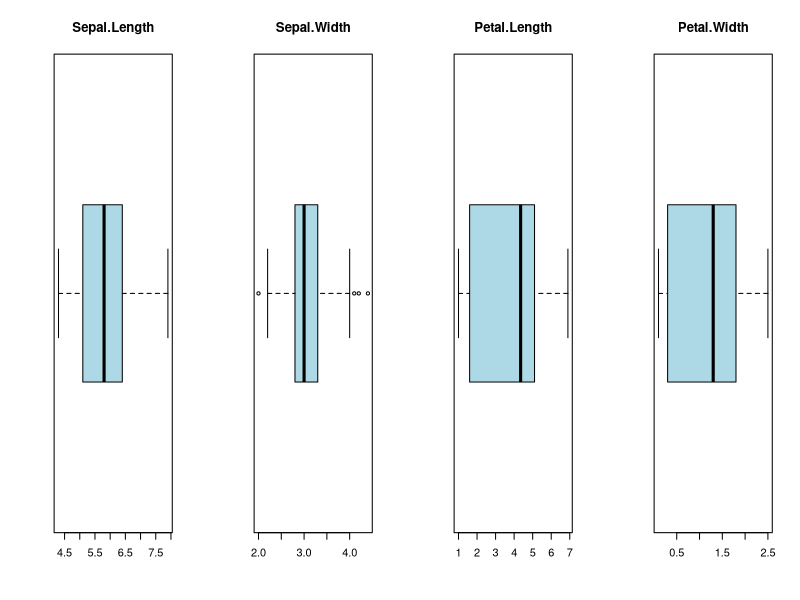
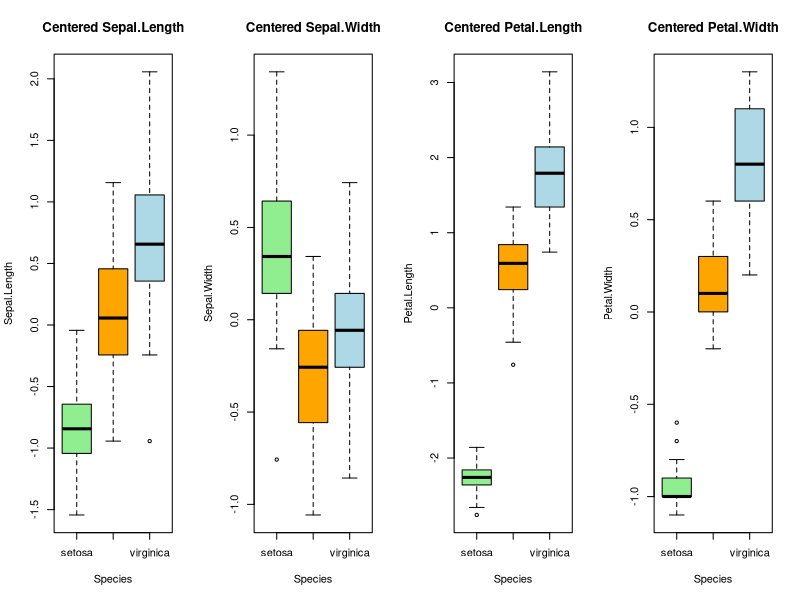
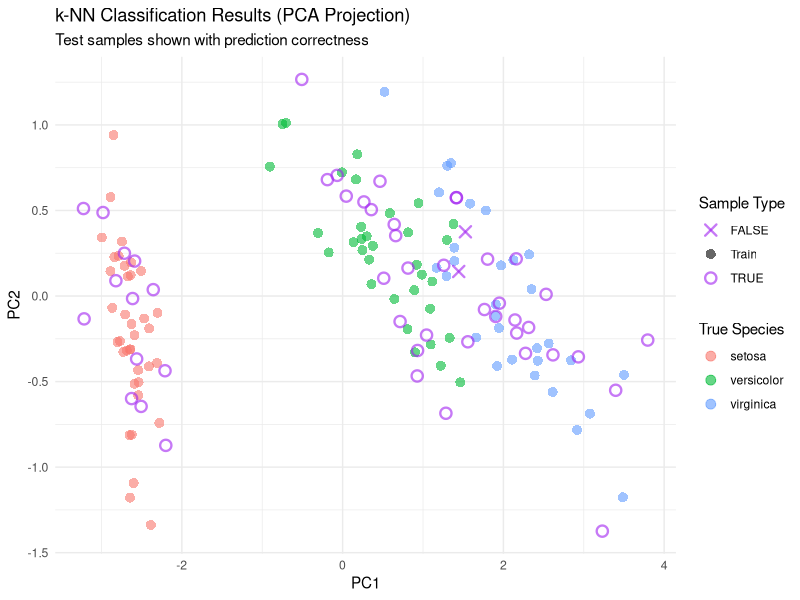

Write the R code that produced these figures, in order.
## ---- chunk 1
knitr::opts_chunk$set(echo = TRUE)
## ---- chunk 2
data(iris)

# Overview
head(iris)
str(iris)
summary(iris)

## ---- chunk 3
# Select numeric features
iris_numeric <- iris[, 1:4]

# Boxplots of raw (uncentered) data
par(mfrow = c(1, 4))
for (col in names(iris_numeric)) {
  boxplot(iris_numeric[[col]],
          main = col,
          col = "lightblue",
          horizontal = TRUE)
}

## ---- chunk 4
iris_centered <- scale(iris_numeric, center = TRUE, scale = FALSE)
iris_centered_df <- data.frame(iris_centered, Species = iris$Species)

# Boxplots per feature by species
par(mfrow = c(1, 4))
for (col in names(iris_centered_df)[1:4]) {
  boxplot(
    iris_centered_df[[col]] ~ iris_centered_df$Species,
    col = c("lightgreen", "orange", "lightblue"),
    main = paste("Centered", col),
    ylab = col,
    xlab = "Species"
  )
}

## ---- chunk 5
library(class)

set.seed(42)
features <- iris_centered_df[, 1:4]
labels <- iris_centered_df$Species

train_idx <- sample(1:nrow(features), 100)
train_features <- features[train_idx, ]
test_features <- features[-train_idx, ]
train_labels <- labels[train_idx]
test_labels <- labels[-train_idx]

predicted_labels <- knn(train = train_features,
                        test = test_features,
                        cl = train_labels,
                        k = 3)

# Output
conf_mat <- table(Predicted = predicted_labels, Actual = test_labels)
print(conf_mat)

# Accuracy
accuracy <- mean(predicted_labels == test_labels)
print(paste("Accuracy:", round(accuracy * 100, 2), "%"))
## ---- chunk 6
library(ggplot2)

pca <- prcomp(iris_centered_df[, 1:4])
pca_data <- data.frame(pca$x[, 1:2],
                       Species = iris_centered_df$Species)

# Label data as Train/Test
pca_data$Set <- "Train"
pca_data$Set[-train_idx] <- "Test"

# Prediction results
pca_data$Predicted <- NA
pca_data$Predicted[-train_idx] <- as.character(predicted_labels)
pca_data$Correct <- NA
pca_data$Correct[-train_idx] <- pca_data$Species[-train_idx] == predicted_labels

# Plot
ggplot(pca_data, aes(x = PC1, y = PC2)) +
  geom_point(aes(color = Species, shape = Set), size = 3, alpha = 0.6) +
  geom_point(data = subset(pca_data, Set == "Test"),
             aes(shape = Correct),
             size = 3,
             stroke = 1.2,
             color = "purple",
             alpha = 0.6) +
  scale_shape_manual(values = c("TRUE" = 1, "FALSE" = 4, "Train" = 16)) +
  labs(title = "k-NN Classification Results (PCA Projection)",
       subtitle = "Test samples shown with prediction correctness",
       color = "True Species", shape = "Sample Type") +
  theme_minimal()

